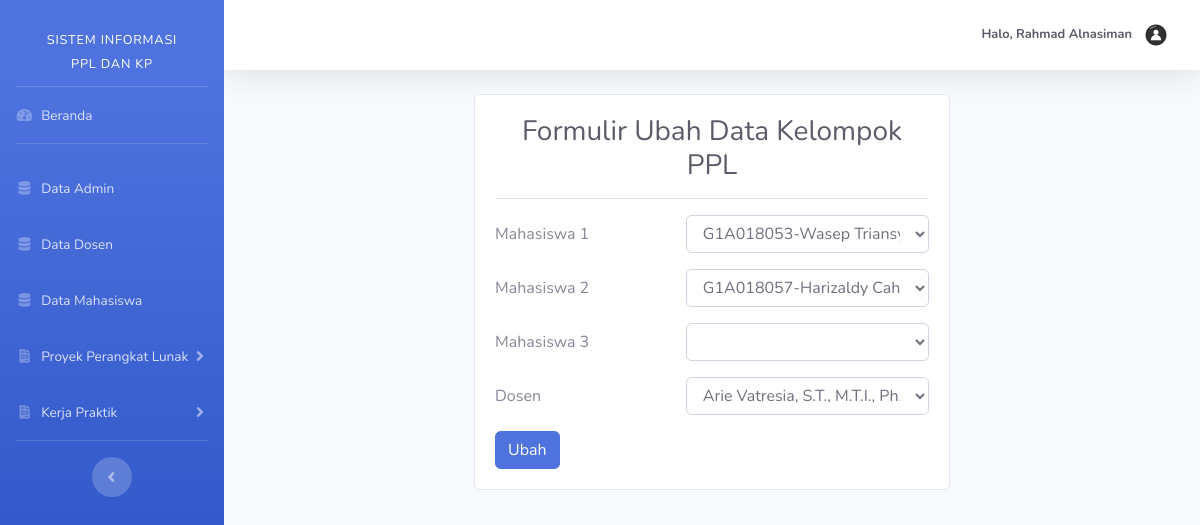
Page /admin/ubahKelompokPPL.php?id_anggota=3 (signed in) on the committed database.
### tables this page shows
CREATE TABLE `tb_kelompok` (
  `id_anggota` int(11) NOT NULL,
  `mahasiswa1` int(11) NOT NULL,
  `mahasiswa2` int(11) NOT NULL,
  `mahasiswa3` int(11) DEFAULT NULL,
  `dosen` int(11) NOT NULL
);

CREATE TABLE `tb_user` (
  `id_user` int(11) NOT NULL,
  `email` varchar(50) NOT NULL,
  `username` varchar(25) DEFAULT NULL,
  `nip` varchar(18) DEFAULT NULL,
  `npm` varchar(9) DEFAULT NULL,
  `password` varchar(100) NOT NULL,
  `nama` varchar(50) NOT NULL,
  `jk` enum('L','P') NOT NULL,
  `angkatan` varchar(4) DEFAULT NULL,
  `role_id` enum('1','2','3') NOT NULL
);

### admin/ubahKelompokPPL.php (the view, shortened to what this page needs)
<?php
    include '../koneksi.php';
    include '../templates/header.php';
    include '../templates/sidebarAdmin.php';
    $mahasiswa1 = mysqli_query($koneksi, "SELECT * FROM tb_user WHERE role_id='3' ORDER BY npm ASC");
    $mahasiswa2 = mysqli_query($koneksi, "SELECT * FROM tb_user WHERE role_id='3' ORDER BY npm ASC");
    $mahasiswa3 = mysqli_query($koneksi, "SELECT * FROM tb_user WHERE role_id='3' ORDER BY npm ASC");
    $dosen = mysqli_query($koneksi, "SELECT * FROM tb_user WHERE role_id='2' ORDER BY nama ASC");
    $id_anggota = $_GET["id_anggota"];
    $kelompok = mysqli_query($koneksi, "SELECT * FROM tb_kelompok WHERE id_anggota=$id_anggota");
    $k = mysqli_fetch_array($kelompok);
?>
<div class="row">
    <div class="col-sm-3"></div>
    <div class="col-sm-6">
        <div class="card">
            <div class="card-body">
                <h3 class="text-dark text-center">Formulir Ubah Data Kelompok PPL</h3><hr>
                <form action="" method="POST" enctype="multipart/form-data">
                    <div class="form-group row">
                        <label class="col-sm-5 col-form-label" for="">Mahasiswa 1</label>
                        <div class="col-sm-7">
                            <select name="mahasiswa1" id="mahasiswa1" class="form-control">
                            <?php   while ($m = mysqli_fetch_array($mahasiswa1)) { ?>
                                <option value="<?php echo $m["id_user"]; ?>" <?php if($m["id_user"]==$k["mahasiswa1"]) echo 'selected'; ?>><?php echo strtoupper($m["npm"])."-".$m["nama"]; ?></option>
                            <?php } ?>
                            </select>
                        </div>
                    </div>
                    <div class="form-group row">
                        <label class="col-sm-5 col-form-label" for="">Mahasiswa 2</label>
                        <div class="col-sm-7">
                            <select name="mahasiswa2" id="mahasiswa2" class="form-control">
                            <?php   while ($m = mysqli_fetch_array($mahasiswa2)) { ?>
                                <option value="<?php echo $m["id_user"]; ?>" <?php if($m["id_user"]==$k["mahasiswa2"]) echo 'selected'; ?>><?php echo strtoupper($m["npm"])."-".$m["nama"]; ?></option>
                            <?php } ?>
                            </select>
                        </div>
                    </div>
                    <div class="form-group row">
                        <label class="col-sm-5 col-form-label" for="">Mahasiswa 3</label>
                        <div class="col-sm-7">
                            <select name="mahasiswa3" id="mahasiswa3" class="form-control">
                                <option value="<?php echo 0; ?>" selected></option>
                            <?php   while ($m = mysqli_fetch_array($mahasiswa3)) { ?>
                                <option value="<?php echo $m["id_user"]; ?>" <?php if($m["id_user"]==$k["mahasiswa3"]) echo 'selected'; ?>><?php echo strtoupper($m["npm"])."-".$m["nama"]; ?></option>
                            <?php } ?>
                            </select>
                        </div>
                    </div>
                    <div class="form-group row">
                        <label class="col-sm-5 col-form-label" for="">Dosen</label>
                        <div class="col-sm-7">
                            <select name="dosen" id="dosen" class="form-control">
                            <?php   while ($d = mysqli_fetch_array($dosen)) { ?>
                                <option value="<?php echo $d["id_user"]; ?>" <?php if($d["id_user"]==$k["dosen"]) echo 'selected'; ?>><?php echo $d["nama"]; ?></option>
                            <?php } ?>
                            </select>
                        </div>
                    </div>
                    <button type="submit" name="ubah" class="btn btn-primary text-center">Ubah</button>
                </form>
            </div>
        </div>
    </div>
    <div class="col-sm-3"></div>
</div>
<?php include '../templates/footer.php'; ?>

### rows in the picture
tb_kelompok: mahasiswa1 "G1A018053-Wasep Triansyah", mahasiswa2 "G1A018057-Harizaldy Cahya Pratama", dosen "Arie Vatresia, S.T., M.T.I., Ph.D."
